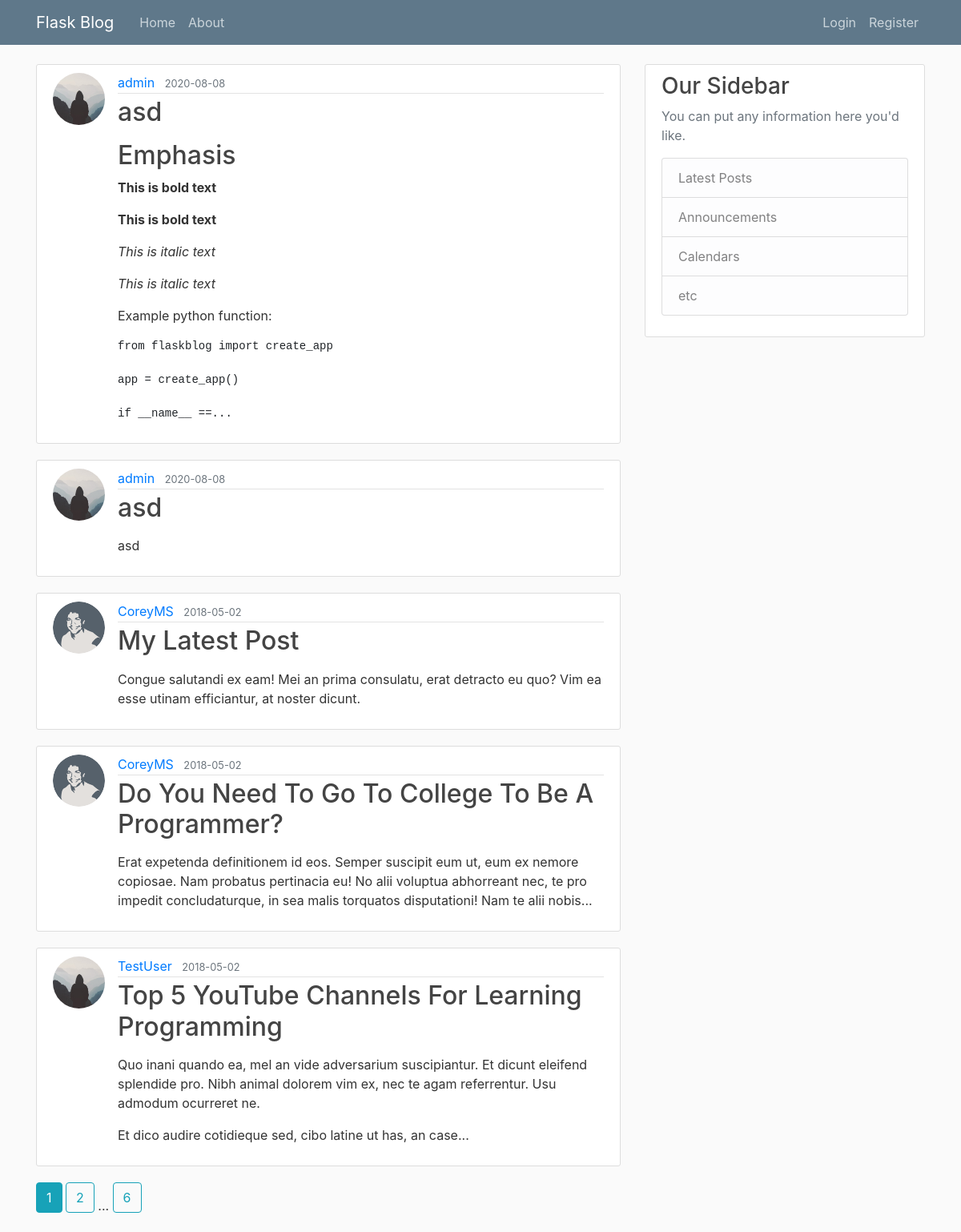
The page /home on the database its author committed.
### flaskblog/models.py (models this page shows, shortened)
class Post(db.Model):
    id = db.Column(db.Integer, primary_key=True)
    title = db.Column(db.String(100), nullable=False)
    date_posted = db.Column(
        db.DateTime,
        nullable=False,
        default=datetime.utcnow)
    content = db.Column(db.Text, nullable=False)
    user_id = db.Column(db.Integer, db.ForeignKey('user.id'), nullable=False)

class User(db.Model, UserMixin):
    id = db.Column(db.Integer, primary_key=True)
    username = db.Column(db.String(20), unique=True, nullable=False)
    email = db.Column(db.String(120), unique=True, nullable=False)
    image_file = db.Column(
        db.String(20),
        nullable=False,
        default='default.jpg')
    password = db.Column(db.String(60), nullable=False)
    posts = db.relationship('Post', backref='author', lazy=True)

### flaskblog/main/routes.py (the view)
@main.route("/")
@main.route("/home")
def home():
    page = request.args.get('page', 1, type=int)
    posts = Post.query.order_by(
        Post.date_posted.desc()).paginate(
        page=page, per_page=5)
    return render_template('home.html', posts=posts)

### flaskblog/templates/home.html
{% extends "layout.html" %}
{% block content %}
    {% for post in posts.items %}
        <article class="media content-section">
          <img class="rounded-circle article-img" src="{{ url_for('static', filename='profile_pics/' + post.author.image_file) }}">
          <div class="media-body">
            <div class="article-metadata">
              <a class="mr-2" href="{{ url_for('users.user_posts', username=post.author.username) }}">{{ post.author.username }}</a>
              <small class="text-muted">{{ post.date_posted.strftime('%Y-%m-%d') }}</small>
            </div>
            <h2><a class="article-title" href="{{ url_for('posts.post', post_id=post.id) }}">{{ post.title }}</a></h2>
            <p class="article-content">{{ post.content | truncate(240) | markdown }}</p>
          </div>
        </article>
    {% endfor %}
    {% for page_num in posts.iter_pages(left_edge=1, right_edge=1, left_current=1, right_current=2) %}
      {% if page_num %}
        {% if posts.page == page_num %}
          <a class="btn btn-info mb-4" href="{{ url_for('main.home', page=page_num) }}">{{ page_num }}</a>
        {% else %}
          <a class="btn btn-outline-info mb-4" href="{{ url_for('main.home', page=page_num) }}">{{ page_num }}</a>
        {% endif %}
      {% else %}
        ...
      {% endif %}
    {% endfor %}
{% endblock content %}

### flaskblog/templates/layout.html (shortened to what this page needs)
<!DOCTYPE html>
<html>
<head>
    <link rel="stylesheet" href="https://stackpath.bootstrapcdn.com/bootstrap/4.3.1/css/bootstrap.min.css">
    <link rel="stylesheet" type="text/css" href="{{ url_for('static', filename='main.css') }}">
</head>
<body>
    <header class="site-header">
      <nav class="navbar navbar-expand-md navbar-dark bg-steel fixed-top">
        <div class="container">
          <a class="navbar-brand mr-4" href="/">Flask Blog</a>
          <div class="collapse navbar-collapse" id="navbarToggle">
            <div class="navbar-nav mr-auto">
              <a class="nav-item nav-link" href="{{ url_for('main.home') }}">Home</a>
              <a class="nav-item nav-link" href="{{ url_for('main.about') }}">About</a>
            </div>
            <div class="navbar-nav">
              {% if current_user.is_authenticated %}
                <a class="nav-item nav-link" href="{{ url_for('posts.new_post') }}">New Post</a>
                <a class="nav-item nav-link" href="{{ url_for('users.account') }}">Account</a>
                <a class="nav-item nav-link" href="{{ url_for('users.logout') }}">Logout</a>
              {% else %}
                <a class="nav-item nav-link" href="{{ url_for('users.login') }}">Login</a>
                <a class="nav-item nav-link" href="{{ url_for('users.register') }}">Register</a>
              {% endif %}
            </div>
          </div>
        </div>
      </nav>
    </header>
    <main role="main" class="container">
      <div class="row">
        <div class="col-md-8">
          {% block content %}{% endblock %}
        </div>
        <div class="col-md-4">
          <div class="content-section">
            <h3>Our Sidebar</h3>
            <p class='text-muted'>You can put any information here you'd like.
              <ul class="list-group">
                <li class="list-group-item list-group-item-light">Latest Posts</li>
                <li class="list-group-item list-group-item-light">Announcements</li>
                <li class="list-group-item list-group-item-light">Calendars</li>
                <li class="list-group-item list-group-item-light">etc</li>
              </ul>
            </p>
          </div>
        </div>
      </div>
    </main>
  </body>
  </body>
    <link rel="stylesheet" type="text/css" href="{{ url_for('static', filename='main.css') }}">
</html>

### flaskblog/static/main.css (style rules this page uses)
body { background: #fafafa; color: #333333; margin-top: 5rem; }
h1, h2, h3, h4, h5, h6 { color: #444444; }
.bg-steel { background-color: #5f788a; }
.site-header .navbar-nav .nav-link { color: #cbd5db; }
.content-section { background: #ffffff; padding: 10px 20px; border: 1px solid #dddddd; border-radius: 3px; margin-bottom: 20px; }
.article-title { color: #444444; }
.article-content { white-space: pre-line; }
.article-img { height: 65px; width: 65px; margin-right: 16px; }
.article-metadata { padding-bottom: 1px; margin-bottom: 4px; border-bottom: 1px solid #e3e3e3 }

### rows shown on the page
Post: image_file (placeholder picture), author.username "admin", date_posted "2020-08-08", title "asd", content "Emphasis This is bold text This is bold text This is italic text This is italic text Example python function: from flaskblog import create_app app = create_app() if __name__ ==..."
Post: image_file (placeholder picture), author.username "admin", date_posted "2020-08-08", title "asd", content "asd"
Post: image_file (picture), author.username "CoreyMS", date_posted "2018-05-02", title "My Latest Post", content "Congue salutandi ex eam! Mei an prima consulatu, erat detracto eu quo? Vim ea esse utinam efficiantur, at noster dicunt."
Post: image_file (picture), author.username "CoreyMS", date_posted "2018-05-02", title "Do You Need To Go To College To Be A Programmer?", content "Erat expetenda definitionem id eos. Semper suscipit eum ut, eum ex nemore copiosae. Nam probatus pertinacia eu! No alii voluptua abhorreant nec, te pro impedit concludaturque, in sea malis torquatos disputationi! Nam te alii nobis..."
Post: image_file (placeholder picture), author.username "TestUser", date_posted "2018-05-02", title "Top 5 YouTube Channels For Learning Programming", content "Quo inani quando ea, mel an vide adversarium suscipiantur. Et dicunt eleifend splendide pro. Nibh animal dolorem vim ex, nec te agam referrentur. Usu admodum ocurreret ne. Et dico audire cotidieque sed, cibo latine ut has, an case..."

### other values the page prints
{{ page_num }} "1"
{{ page_num }} "2" "6"
